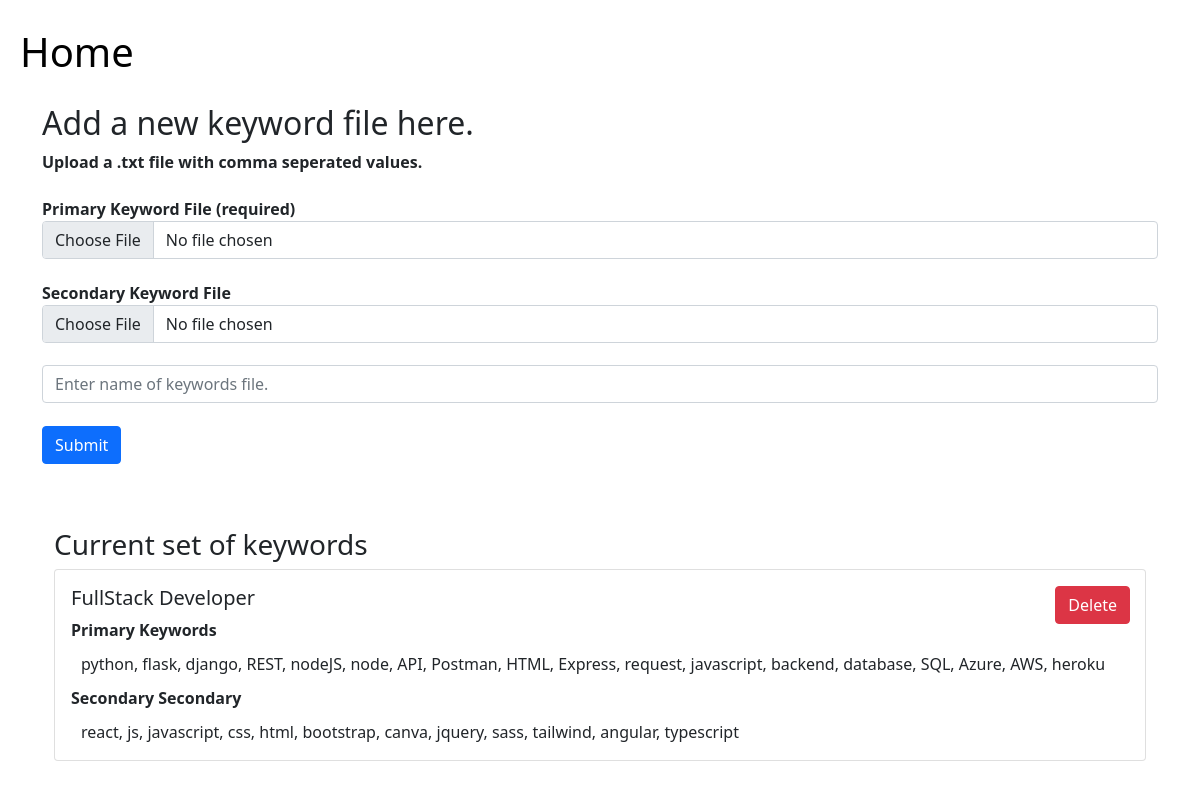
The app's page /uploadKeywords with its own data.
### app.py (models this page shows, shortened)
class KeywordFile(db.Model):
    id = db.Column(db.Integer, primary_key=True)
    name = db.Column(db.String(50), unique=True, nullable=False)
    primaryfile = db.Column(db.LargeBinary(), nullable=False)
    secondaryfile = db.Column(db.LargeBinary())

### app.py (the view, shortened to what this page needs)
@app.route('/uploadKeywords', methods=['GET', 'POST'])
def uploadKeywords():
    return render_template('addKeyword.html', files=KeywordFile.query.all())

### templates/addKeyword.html (shortened to what this page needs)
<!DOCTYPE html>
<html lang="en">
<head>
    <link href="https://cdn.jsdelivr.net/npm/bootstrap@5.1.3/dist/css/bootstrap.min.css" rel="stylesheet"
>
    <link rel="stylesheet" href="{{ url_for('static',filename='css/style.css') }}">
</head>
<body>
    <div class='navbar'>
        <a href="{{ url_for('upload') }}">
            <h1>Home</h1>
        </a>
    </div>
    <div class=container>
        <h2>Add a new keyword file here.</h2>
        <div class="mb-3">
            <b> Upload a .txt file with comma seperated values.</b>
            <form method="POST" enctype="multipart/form-data">
                <div class="margin-5">
                    <label for="pFile"> <b> Primary Keyword File (required) </b> </label>
                    <input type="file" name="pFile" class="form-control" required>
                </div>
                <div class="margin-5">
                    <label for="sFile"> <b> Secondary Keyword File </b> </label>
                    <input type="file" name="sFile" class="form-control">
                </div>
                <input type="text" name="filename" class="margin-5 form-control"
                    placeholder="Enter name of keywords file." required>
                <input type="submit" value="Submit" class="btn btn-primary">
            </form>
        </div>
        <br><br>
        <div class="container">
            <h3>Current set of keywords</h3>
            {% for file in files %}
            <div class="card">
                <div class="card-body">
                    <h5 class="card-title">{{file.name}}</h5>
                    <div id="all-btn">
                        <a id="delete-btn" href="{{ url_for('deleteKeywords', id = file.id) }}"
                            class="btn btn-danger">Delete</a>
                    </div>
                    <br>
                    <b>Primary Keywords</b>
                    <p class="card-text">
                        {{file.primaryfile.decode('utf-8')}}
                    </p>
                    <b>Secondary Secondary</b>
                    <p class="card-text">
                        {{file.secondaryfile.decode('utf-8')}}
                    </p>
                </div>
            </div>
            {% endfor %}
        </div>
    </div>
</body>
</html>

### static/css/style.css (style rules this page uses)
h1 { margin: 20px; }
a { text-decoration: none; color: white; }
a { color: black; }
.card-body { position: relative; }
#all-btn { display: inline-block; align-self: flex-end; position: absolute; right: 15px; }
.card-text { margin: 10px; }
.card-title { display: inline-block; }
.margin-5 { margin: 2% 0; }

### records on screen
KeywordFile: name "FullStack Developer", primaryfile.decode "python, flask, django, REST, nodeJS, node, API, Postman, HTML, Express, request, javascript, backend, database, SQL, Azure, AWS, heroku", secondaryfile.decode "react, js, javascript, css, html, bootstrap, canva, jquery, sass, tailwind, angular, typescript"
